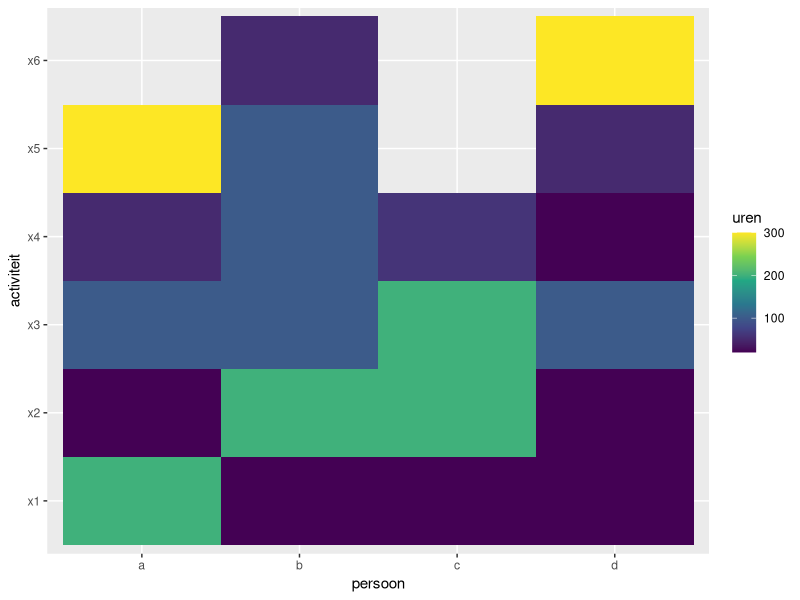
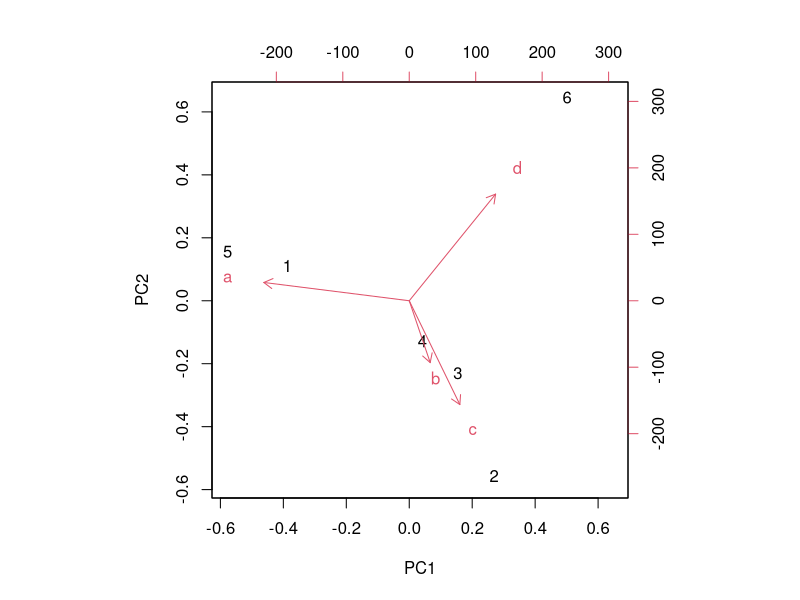
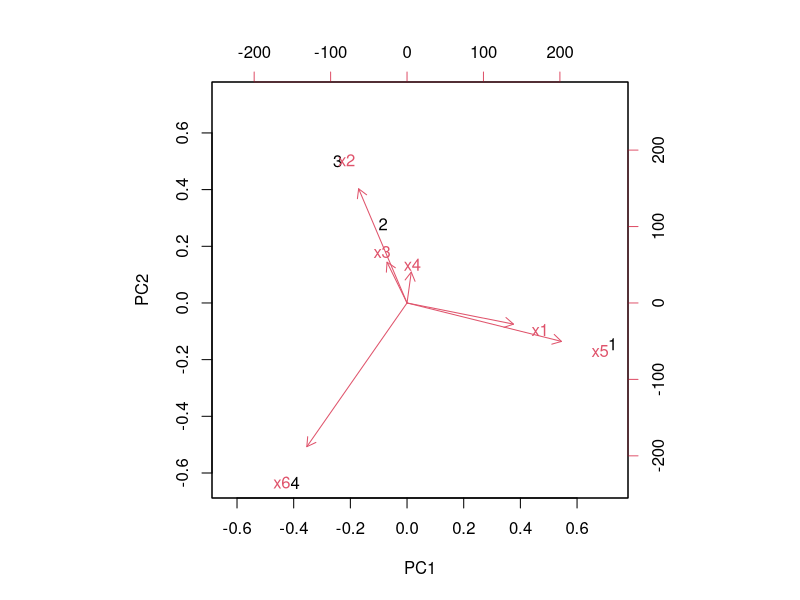
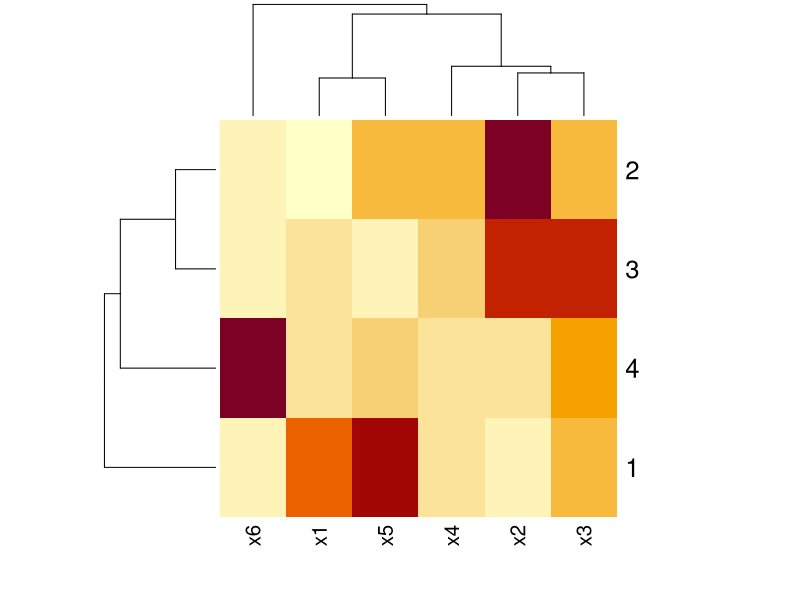

These charts were generated, in order, by the following R code: (Note: this script raises an error after producing the figures.)
library(tidyverse)
library(viridisLite)

tabel <- tribble(
  ~persoon, ~activiteit, ~uren,
  "a", "x1", 200,
  "a", "x2", 20,
  "a", "x3", 100,
  "a", "x4", 50,
  "a", "x5", 300,
  "b", "x1", 20,
  "b", "x2", 200,
  "b", "x3", 100,
  "b", "x4", 100,
  "b", "x5", 100,
  "b", "x6", 50,
  "c", "x1", 20,
  "c", "x2", 200,
  "c", "x3", 200,
  "c", "x4", 60,
  "d", "x1", 20,
  "d", "x2", 20,
  "d", "x3", 100,
  "d", "x4", 20,
  "d", "x5", 50,
  "d", "x6", 300

  
)

tabel %>% ggplot() + geom_tile(aes(persoon, activiteit, fill = uren)) + scale_fill_viridis_c()

pca <- tabel %>% spread(persoon, uren, fill = 0) %>% select(-activiteit) %>% prcomp()
biplot(pca)
pca <- tabel %>% spread(activiteit, uren, fill = 0) %>% select(-persoon) %>% prcomp()
biplot(pca)

tabel2 <- tabel %>% spread(activiteit, uren, fill = 0) 
tabel3 <- `row.names<-`(tabel2, tabel2$persoon)
tabel3 %>% select(-persoon) %>% as.matrix() %>% heatmap()

urenoverzicht <- read_excel("urenoverzicht.xlsx", sheet = "Blad2")
urenoverzicht  %>%  `row.names<-`(.$naam) %>% select(-naam) %>% as.matrix() %>% t() %>% heatmap(scale = "none", col = viridisLite::magma(10))
urenoverzicht  %>%  `row.names<-`(.$naam) %>% select(-naam) %>% as.matrix() %>% t() %>% heatmap(scale = "none", col = viridisLite::inferno(10))

pca_uren <- urenoverzicht %>% `row.names<-`(.$naam) %>% select(-naam) %>% prcomp()
summary(pca_uren)
biplot(pca_uren)
plot(pca_uren$x[,1],pca_uren$x[,2])
text(pca_uren$x[,1],pca_uren$x[,2], labels = rownames(pca_uren$x))

plot(pca_uren$x[,1],pca_uren$x[,2])
text(pca_uren$x[,1],pca_uren$x[,2], labels = rownames(pca_uren$x))


plot(pca_uren$rotation[,1],pca_uren$rotation[,2])
text(pca_uren$rotation[,1],pca_uren$rotation[,2], labels = rownames(pca_uren$rotation))


plot(pca_uren$x[,2],pca_uren$x[,3])
text(pca_uren$x[,2],pca_uren$x[,3], labels = rownames(pca_uren$x))

# als je de clustering en shuffle toepast voor plotten krijg je een vergelijkbaar resultaat als heatmap
urenoverzicht %>% 
  gather(activiteit, uren, -naam) %>% 
  ggplot(aes(naam, fct_inorder(activiteit, ordered = TRUE), fill = uren, col)) + 
  geom_tile() + 
  scale_fill_viridis_c(option = "B")

uren_preclus <- urenoverzicht  %>%  `row.names<-`(.$naam) %>% select(-naam) %>% as.matrix()
clusters_n <- hclust(dist(uren_preclus)) 

clusters_act <- hclust(dist(t(uren_preclus))) 
clusters_act %>% plot()

volgorde_n <- urenoverzicht$naam[clusters_n$order]
volgorde_act <- colnames(urenoverzicht[,-1])[clusters_act$order]


urenoverzicht %>% gather(activiteit, uren, -naam) %>% 
  mutate(naam = fct_relevel(naam, volgorde_n), activiteit = fct_relevel(activiteit, volgorde_act)) %>% 
  ggplot(aes(naam, activiteit, fill = uren, col)) + 
  geom_tile() + 
  scale_fill_viridis_c(option = "B") + 
  scale_fill_gradientn(colours = c("black", "navy", "blue", "lightgreen"))


uren_preclus[clusters_n$order,clusters_act$order] 
